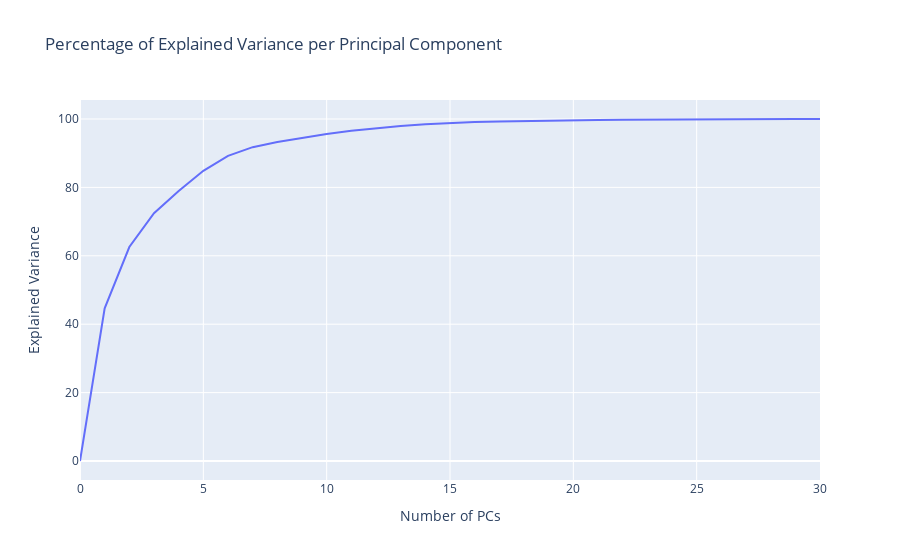

This figure's notebook cell:
### Markdown cell above
##### PCA

### Code cell
# Principal Component Analysis
eda.pca_variance_plot(train_df, identifier=id_features, categorical=categorical_features, continuous=continuous_features, target="Diagnosis")

### Figure 1 — Plotly figure (JSON) as saved in the notebook; plotly's stock layout.template omitted (floating-point values rounded to 4 significant figures)
{"data": [{"type": "scatter", "y": [0, 44.65, 62.57, 72.43, 78.93, 84.86, 89.23, 91.76, 93.29, 94.5, 95.6, 96.53, 97.32, 97.96, 98.49, 98.85, 99.1, 99.26, 99.42, 99.53, 99.64, 99.73, 99.8, 99.85, 99.9, 99.94, 99.97, 99.99, 100.0, 100.0, 100]}], "layout": {"title": {"text": "Percentage of Explained Variance per Principal Component"}, "xaxis": {"range": [0, 30], "title": {"text": "Number of PCs"}}, "yaxis": {"title": {"text": "Explained Variance"}}}}
